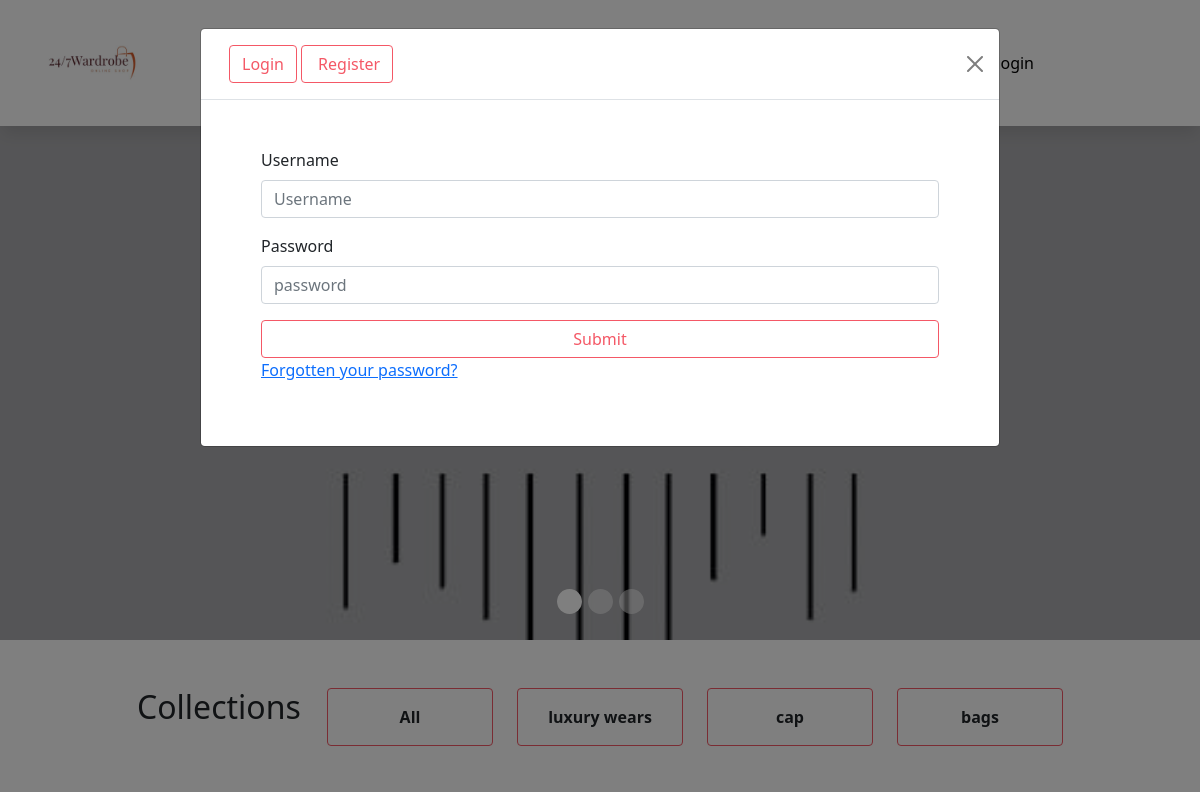
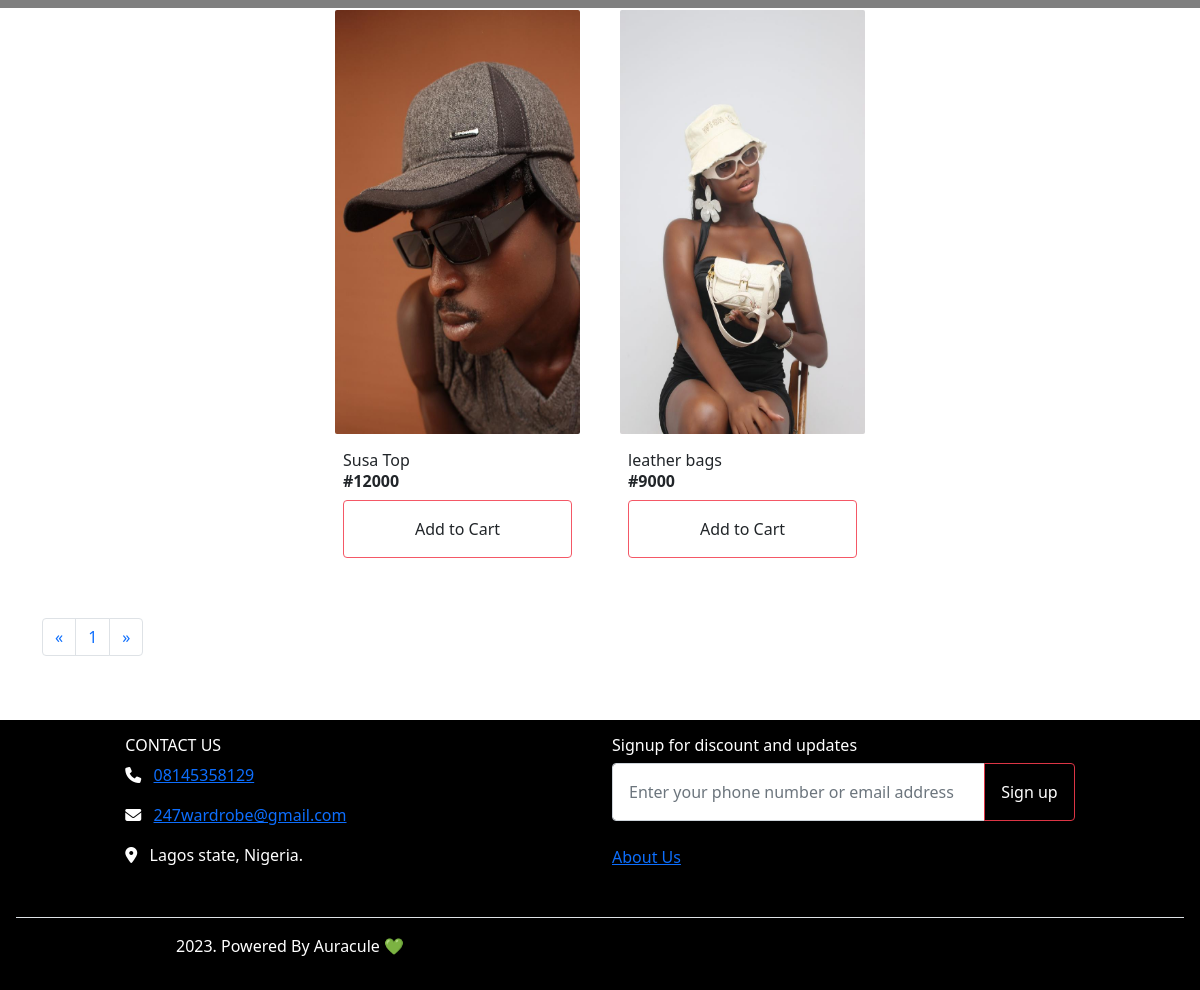
The page / on the database its author committed (2 pictures, top to bottom).
### home/models.py (models this page shows, shortened)
class Category(models.Model):
    name = models.CharField(max_length=50)
    slug = models.SlugField(default='')
    description = models.TextField()
    class Meta:
        db_table = 'category'
        managed = True
        verbose_name = 'Category'
        verbose_name_plural = 'Category'

class Product(models.Model):
    category = models.ForeignKey(Category, on_delete=models.CASCADE)
    name = models.CharField(max_length=100)
    slug = models.SlugField(default="")
    stockImg = models.ImageField(upload_to = "Product", default="product.jpg")
    stockPrice = models.IntegerField()
    discountedPrice = models.FloatField(null=True, blank=True)
    stockQuantity = models.IntegerField()
    maxQuantity = models.IntegerField(null=True, blank=True)
    minQuantity = models.IntegerField(null=True, blank=True)
    shortDescription = models.TextField(null=True, blank=True)
    longDescription = models.TextField(null=True, blank=True)
    uploaded = models.DateField(auto_now=True)

### home/views.py (the view)
# urls.py: path('', views.index, name='index'),
def index(request):
    category = Category.objects.all().order_by('id')
    trolley = Shopcart.objects.filter(user__username=request.user.username, paid=False)
    product = Product.objects.all().order_by('id')
    goods = Paginator(product, 10)
    mygoods = request.GET.get('page')
    mygoods_good = goods.get_page(mygoods)
    subtotal = 0
    vat = 0
    total = 0
    for cart in trolley:
        subtotal += cart.price * cart.quantity
    vat = 0.075 * subtotal
    total = subtotal + vat
    context = {
        'category': category,
        'mygoods_good':mygoods_good,
        'trolley':trolley,
        'total':total,
    }
    return render(request, 'index.html', context)

### home/context_processors.py (called while the page is built)
def profile(request):
    user = request.user
    profile = None
    if user.is_authenticated:
        try:
            profile = Profile.objects.get(user=user)
        except Profile.DoesNotExist:
            profile = None
    return {
        'user': user,
        'profile': profile,
    }

def cartcount(request):
    reading = Shopcart.objects.filter(user__username= request.user.username, paid=False)
    cartcount = 0
    for item in reading:
        cartcount += item.quantity
    context ={
        'cartcount':cartcount,
    }
    return context

def category(request):
    category = Category.objects.all()
    context = {
        'category': category
    }
    return context

def shopcart(request):
    trolley = Shopcart.objects.filter(user__username=request.user.username)
    context ={
        'trolley':trolley,
    }
    return context

### home/templates/index.html (shortened to what this page needs)
{% extends "base.html" %}
{% load static %}
 {% block navbar %}
    {% include 'navbar.html' %}
 {% endblock navbar %}
{% block catelog %}
    {% include 'catelog.html' %}
{% endblock catelog %}
 {% block content %}
  <div class="container mt-2 mb-2">
    <div class="row justify-content-center gy-3">
      {% for item in mygoods_good %}
      <div class="col-6 col-md-6 col-lg-3">
        <div class="card sosa">
            <img
            src="{{item.stockImg.url}}"
            class="card-img-top rounded checkbtn"
            alt="..."
            data-bs-toggle="modal"
            data-bs-target="#productModal{{item.slug}}"
            />
          <div class="card-body">
            <p class="card-text">{{item.name}}</p>
            <p class="card-text"><b>#{{item.stockPrice}}</b></p>
            <a
              href="{% url 'product_details' item.slug %}"
              class="btn susu w-100 p-1 p-md-3 rounded"
            >
              Add to Cart
            </a>
          </div>
        </div>
      </div>
      {% endfor %}
      <div class="container justify-content-center mx-auto">
        <nav aria-label="Page navigation example">
          <ul class="pagination">
              {% if mygoods_good.has_previous %}
                  <li class="page-item">
                      <a class="page-link" href="?page={{mygoods_good.previous_page_number}}" aria-label="Previous">
                      <span aria-hidden="true">&laquo;</span>
                      </a>
                  </li>
              {% else %}
                  <li class="page-item">
                      <a class="page-link" href="?page=1" aria-label="Previous">
                      <span aria-hidden="true">&laquo;</span>
                      </a>
                  </li>
              {% endif %}
              {% for item in mygoods_good.paginator.page_range %}
                  {% if mygoods_good.number == item %}
                      <li class="page-item"><a class="page-link" href="#">{{item}}</a></li>
                  {% else %}
                      <li class="page-item"><a class="page-link" href="?page={{item}}">{{item}}</a></li>
                  {% endif %}
              {% endfor %}
              {% if mygoods_good.has_next %}
                  <li class="page-item">
                      <a class="page-link" href="?page={{mygoods_good.next_page_number}}" aria-label="Next">
                      <span aria-hidden="true">&raquo;</span>
                      </a>
                  </li>
              {% else %}
                  <li class="page-item">
                      <a class="page-link" href="?page={{mygoods_good.paginator.num_pages}}" aria-label="Next">
                      <span aria-hidden="true">&raquo;</span>
                      </a>
                  </li>
              {% endif %}
          </ul>
        </nav>
      </div>
    </div>
  </div>
 {% endblock content %}
  {% block footer %}
      {% include 'footer.html' %}
  {% endblock footer %}
 {% block signup_signin %}
    {% include 'signin_signup.html' %}
 {% endblock signup_signin %}

### home/templates/base.html (shortened to what this page needs)
{% load static %}
<!DOCTYPE html>
<html lang="en">
  <head>
    <link
      href="https://cdn.jsdelivr.net/npm/bootstrap@5.0.2/dist/css/bootstrap.min.css"
      rel="stylesheet"
    />
    <link
      rel="stylesheet"
      href="https://cdnjs.cloudflare.com/ajax/libs/font-awesome/6.4.2/css/all.min.css"
    />
    <link rel="stylesheet" href="{% static '' %}css/styles.css" />
  </head>
  <body>
    {% block navbar %} {% endblock navbar %}
    {% block catelog %} {% endblock catelog %}
    {% block content %} {% endblock content %}
    {% block footer %} {% endblock footer %}
    {% block signup_signin %} {% endblock signup_signin %}
</html>

### home/templates/navbar.html (shortened to what this page needs)
{% load static %}
<div
  id="carouselExampleDark"
  class="carousel slide"
  data-bs-ride="carousel"
>
  <div class="carousel-indicators">
    <button
      type="button"
      data-bs-target="#carouselExampleDark"
      data-bs-slide-to="0"
      class="active"
      aria-current="true"
      aria-label="Slide 1"
    ></button>
    <button
      type="button"
      data-bs-target="#carouselExampleDark"
      data-bs-slide-to="1"
      aria-label="Slide 2"
    ></button>
    <button
      type="button"
      data-bs-target="#carouselExampleDark"
      data-bs-slide-to="2"
      aria-label="Slide 3"
    ></button>
  </div>
  <div class="carousel-inner">
    <div class="carousel-item h-100 active" data-bs-interval="10000">
      <div class="carousel-caption d-md-block">
        <h1>Hey Baddie</h1>
        <h5>Welcome to 24/7 Wardrobe.</h5>
      </div>
    </div>
  </div>
  <button
    class="carousel-control-prev"
    type="button"
    data-bs-target="#carouselExampleDark"
    data-bs-slide="prev"
  >
  </button>
  <button
    class="carousel-control-next"
    type="button"
    data-bs-target="#carouselExampleDark"
    data-bs-slide="next"
  >
  </button>
  <nav class="navbar navbar-expand-lg sticky-top d-none d-md-block">
    <div class="container">
      <a class="navbar-brand" href="/"
        ><img src="{% static '' %}img/logo3.jpeg" width="100px" alt=""
      /></a>
      <form class="d-flex">
      </form>
      <div class="collapse navbar-collapse" id="navbarSupportedContent">
        <ul class="navbar-nav mx-auto mb-2 mb-lg-0">
          <li class="nav-item">
            <a class="nav-link active" aria-current="page" href="#"
              ><img src="{% static '' %}img/ngn.png" width="20px" alt=""
            /></a>
          </li>
          {% if user.is_authenticated %}
            <li class="nav-item dropdown">
              <a
                class="nav-link dropdown-toggle"
                href="#"
                id="navbarDropdown"
                role="button"
                data-bs-toggle="dropdown"
                aria-expanded="false"
              >
                <img src="{{profile.pix.url}}" width="30px" alt="" style="width: 40px; height: 40px; border-radius: 50%; object-fit: cover;" />
                &nbsp;Hi, {{user.username}}
              </a>
              <ul class="dropdown-menu" aria-labelledby="navbarDropdown">
                <li>
                  <a class="dropdown-item" href="{% url 'profile' %}">My Account</a>
                </li>
                <li><hr class="dropdown-divider" /></li>
                <li>
                  <a class="dropdown-item" href="{% url 'userSignout' %}">
                    <i class="fa-solid fa-arrow-right-to-bracket p-2"></i
                    >Signout</a
                  >
                </li>
              </ul>
            </li>
            <li class="nav-item">
              <a
                class="nav-link position-relative"
                href="{% url 'cart' %}"
                data-bs-toggle="modal"
                data-bs-target="#cartcheckout"
              >
                <i class="fa-solid fa-cart-shopping"></i>
                {% if cartcount > 0 %}
                  <span
                    class="position-absolute top-0 start-100 translate-middle badge rounded-pill bg-danger"
                  >
                    {{cartcount}}
                    <span class="visually-hidden">unread messages</span>
                  </span>
                {% endif %}
              </a>
            </li>
          {% else %}
            <li class="nav-item">
              <a
                class="nav-link"
                data-bs-toggle="modal"
                data-bs-target="#authentication"
                >Create an account</a
              >
            </li>
            <li class="nav-item">
              <a
                class="nav-link"
                href="#"
                data-bs-toggle="modal"
                data-bs-target="#authentication"
                >login</a
              >
            </li>
          {% endif %}
        </ul>
      </div>
    </div>
  </nav>
</div>

### home/templates/catelog.html (shortened to what this page needs)
<div class="container mt-5 mb-5">
  <span class="d-none d-md-block">
    <div class="row justify-content-center gy-2">
      <div class="col-12 col-md-2">
        <h2>Collections</h2>
      </div>
      <div class="col-12 col-md-2">
        <a href="/" class="btn susu w-100 p-1 p-md-3 rounded"><b>All</b></a>
      </div>
      {% for items in category %}
        <div class="col-12 col-md-2">
          <a href="{% url 'categories' items.slug %}" class="btn susu w-100 p-1 p-md-3 rounded"
            ><b>{{items.name}}</b></a
          >
        </div>
      {% endfor %}
    </div>
  </span>
</div>

### home/templates/footer.html
<div class="footer mt-5 p-3">
  <div class="container-fluid pb-5">
    <div class="row justify-content-center gy-3">
      <div class="col-10 col-md-5">
        <h6 class="text-uppercase">Contact US</h6>
        <ul class="list-unstyled">
          <li class="mb-3">
            <span class="pe-2"><i class="fa-solid fa-phone"></i></span>
            <span><a href="tel:+234 814 535 8129">08145358129</a></span>
          </li>
          <li class="mb-3">
            <span class="pe-2"><i class="fa-solid fa-envelope"></i></span>
            <span
              ><a href="mail:247wardrobe@gmail.com"
                >247wardrobe@gmail.com</a
              ></span
            >
          </li>
        </ul>
        <div class="mt-2">
          <span class="pe-2"><i class="fa-solid fa-location-dot"></i></span>
          <span> Lagos state, Nigeria.</span>
        </div>
      </div>
      <div class="col-10 col-md-5">
        <h6>Signup for discount and updates</h6>
        <form action="">
          <div class="input-group mb-3">
            <input
              type="text"
              class="form-control p-3"
              placeholder="Enter your phone number or email address"
              aria-label="Enter your phone number or email address"
              aria-describedby="button-addon2"
            />
            <button
              class="btn foot p-3 btn-outline-danger"
              type="button"
              id="button-addon2"
            >
              Sign up
            </button>
          </div>
        </form>
        <div class="help pt-2">
          <a href="">About Us</a>
        </div>
      </div>
    </div>
  </div>
  <div class="footer2 border-top pt-3">
    <p>2023. Powered By Auracule &#128154;</p>
  </div>
</div>

### home/templates/signin_signup.html (shortened to what this page needs)
<div
  class="modal fade"
  id="authentication"
  data-bs-backdrop="static"
  data-bs-keyboard="false"
  tabindex="-1"
  aria-labelledby="authenticationLabel"
  aria-hidden="true"
  >
  <div class="modal-dialog modal-lg" role="document">
    <div class="modal-content">
      <div class="modal-header">
        <div class="container">
          <button type="button" class="modal-title btn yoloss" id="login">
            Login
          </button>
          <button
            type="button"
            class="modal-title yoloss btn ps-3"
            id="register"
          >
            Register
          </button>
        </div>
        <button
          type="button"
          class="btn-close"
          data-bs-dismiss="modal"
          aria-label="Close"
        ></button>
      </div>
      <div class="modal-body p-5">
        <div class="container" id="login-container">
          <div class="cform">
            <form action="{% url 'userLogin' %}" method="POST">
              <div class="mb-3">
                <label for="exampleInputText1" class="form-label"
                  >Username</label
                >
                <input
                  type="text"
                  class="form-control"
                  placeholder="Username"
                  id="exampleInputText1"
                  aria-describedby="emailHelp"
                  name="username"
                />
              </div>
              <div class="mb-3">
                <label for="exampleInputPassword1" class="form-label"
                  >Password</label
                >
                <input
                  type="password"
                  placeholder="password"
                  class="form-control"
                  id="exampleInputPassword1"
                  name="password"
                />
              </div>
              <button type="submit" class="btn w-100 yoloss">Submit</button>
            </form>
            <p><a href="{% url 'password_reset' %}">Forgotten your password?</a></p>
          </div>
        </div>
      </div>
    </div>
  </div>
</div>

### home/static/css/styles.css (style rules this page uses)
.carousel { position: relative; }
.carousel-inner { height: 80vh; }
.navbar { position: fixed; top: 0; left:0; display: block; width: 100%; background: #fff; box-shadow: 0px 10px 15px -3px rgba(0,0,0,0.1); }
.navbar .nav-item .nav-link { text-decoration: none; color: black; }
.navbar form { width: 40%; margin-left: 5rem; }
.carousel-caption { position: absolute; top: 40%; font-weight: 1000; font-family: Calibre-Bold,Segoe UI,Helvetica Neue; }
.carousel-caption h1 { font-family: Calibre-Bold,Segoe UI,Helvetica Neue; font-weight: 700; font-size: 2rem; text-transform: uppercase; color: #fff; }
.carousel-caption h5 { font-family: Calibre-Bold,Segoe UI,Helvetica Neue; font-weight: 400; font-size: 2rem; text-transform: uppercase; color: #fff; }
.carousel .carousel-indicators button { width: 25px; height: 25px; border-radius: 50%; }
.sosa { height: 75vh; width: 100%; border: none; }
.susu { border: 1px solid #F45866; border-radius: 10px; box-shadow: none; }
.sosa img { height: 55vh; border-radius: 10px !important; padding: .5rem; }
.card-body { line-height: 5px; }
.footer { background: black; color: white; padding: 1.2rem; }
.foot { background: black; color: white; }
.footer2 { padding-left: 10rem; }
.yoloss { color: #F45866; background-color: #fff; border: 1px solid #F45866; box-shadow: none; }
.cform { background: white; }

### rows shown on the page
Category: name "luxury wears"
Category: name "cap"
Category: name "bags"
Product: stockImg (picture), name "Susa Top", stockPrice "12000"
Product: stockImg (picture), name "leather bags", stockPrice "9000"

### other values the page prints
{{ item }} "1"
